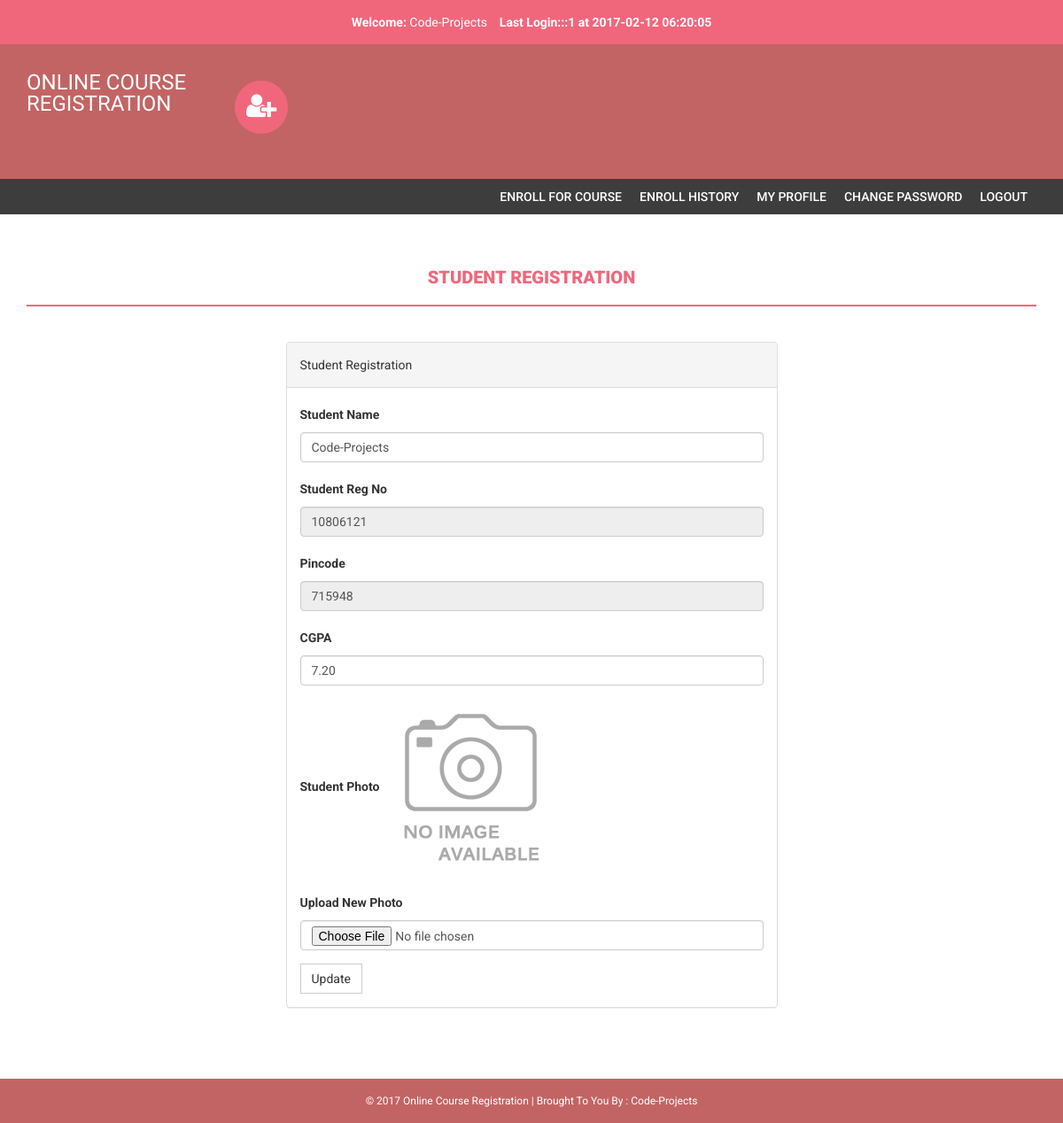
The page /my-profile.php (signed in) on the database its author committed.
### tables this page shows
CREATE TABLE IF NOT EXISTS `students` (
  `StudentRegno` varchar(255) NOT NULL,
  `studentPhoto` varchar(255) DEFAULT NULL,
  `password` varchar(255) NOT NULL,
  `studentName` varchar(255) NOT NULL,
  `pincode` varchar(255) NOT NULL,
  `session` varchar(255) NOT NULL,
  `department` varchar(255) NOT NULL,
  `semester` varchar(255) NOT NULL,
  `cgpa` decimal(10,2) NOT NULL,
  `creationdate` timestamp NOT NULL DEFAULT CURRENT_TIMESTAMP,
  `updationDate` varchar(255) NOT NULL
);

### my-profile.php (the view, shortened to what this page needs)
<?php
if(strlen($_SESSION['login'])==0)
    {
header('location:index.php');
}
else{
?>
<!DOCTYPE html>
<html xmlns="http://www.w3.org/1999/xhtml">
<head>
    <link href="assets/css/bootstrap.css" rel="stylesheet" />
    <link href="assets/css/font-awesome.css" rel="stylesheet" />
    <link href="assets/css/style.css" rel="stylesheet" />
</head>
<body>
<?php include('includes/header.php');?>
<?php if($_SESSION['login']!="")
{
 include('includes/menubar.php');
}
 ?>
    <div class="content-wrapper">
        <div class="container">
              <div class="row">
                    <div class="col-md-12">
                        <h1 class="page-head-line">Student Registration  </h1>
                    </div>
                </div>
                <div class="row" >
                  <div class="col-md-3"></div>
                    <div class="col-md-6">
                        <div class="panel panel-default">
                        <div class="panel-heading">
                          Student Registration
                        </div>
<?php $sql=mysql_query("select * from students where StudentRegno='".$_SESSION['login']."'");
while($row=mysql_fetch_array($sql))
{ ?>
                        <div class="panel-body">
                       <form name="dept" method="post" enctype="multipart/form-data">
   <div class="form-group">
    <label for="studentname">Student Name  </label>
    <input type="text" class="form-control" id="studentname" name="studentname" value="<?php echo htmlentities($row['studentName']);?>"  />
  </div>
 <div class="form-group">
    <label for="studentregno">Student Reg No   </label>
    <input type="text" class="form-control" id="studentregno" name="studentregno" value="<?php echo htmlentities($row['StudentRegno']);?>"  placeholder="Student Reg no" readonly />
  </div>
<div class="form-group">
    <label for="Pincode">Pincode  </label>
    <input type="text" class="form-control" id="Pincode" name="Pincode" readonly value="<?php echo htmlentities($row['pincode']);?>" required />
  </div>
<div class="form-group">
    <label for="CGPA">CGPA  </label>
    <input type="text" class="form-control" id="cgpa" name="cgpa"  value="<?php echo htmlentities($row['cgpa']);?>" required />
  </div>
<div class="form-group">
    <label for="Pincode">Student Photo  </label>
   <?php if($row['studentPhoto']==""){ ?>
   <img src="studentphoto/noimage.png" width="200" height="200"><?php } else {?>
   <img src="studentphoto/<?php echo htmlentities($row['studentPhoto']);?>" width="200" height="200">
   <?php } ?>
  </div>
<div class="form-group">
    <label for="Pincode">Upload New Photo  </label>
    <input type="file" class="form-control" id="photo" name="photo"  value="<?php echo htmlentities($row['studentPhoto']);?>" />
  </div>
  <?php } ?>
 <button type="submit" name="submit" id="submit" class="btn btn-default">Update</button>
</form>
                            </div>
                            </div>
                    </div>
                </div>
            </div>
        </div>
  <?php include('includes/footer.php');?>
</body>
</html>
<?php } ?>

### includes/header.php (shortened to what this page needs)
<?php if($_SESSION['login']!="")
{?>
<header>
        <div class="container">
            <div class="row">
                <div class="col-md-12">
                    <strong>Welcome: </strong><?php echo htmlentities($_SESSION['sname']);?>
                    <strong>Last Login:<?php
        $ret=mysql_query("SELECT  * from userlog where studentRegno='".$_SESSION['login']."' order by id desc limit 1,1");
                    $row=mysql_fetch_array($ret);
                    echo $row['userip']; ?> at <?php echo $row['loginTime'];?></strong>
                </div>
            </div>
        </div>
    </header>
    <?php } ?>
    <div class="navbar navbar-inverse set-radius-zero">
        <div class="container">
            <div class="navbar-header">
                <a class="navbar-brand" href="#" style="color:#fff; font-size:24px;4px; line-height:24px; ">
                   ONLINE COURSE   REGISTRATION
                </a>
            </div>
            <div class="left-div">
                <i class="fa fa-user-plus login-icon" ></i>
        </div>
            </div>
        </div>

### assets/css/style.css (style rules this page uses)
body { font-family: 'Roboto', sans-serif; line-height: 30px; }
.set-radius-zero { border-radius: 0px; -moz-border-radius: 0px; -webkit-border-radius: 0px; }
.content-wrapper { margin-top: 40px; min-height: 600px; padding-bottom: 60px; }
.page-head-line { font-weight: 900; padding-bottom: 20px; border-bottom: 2px solid #F0677C; text-transform: uppercase; color: #F0677C; font-size: 20px; margin-bottom: 40px; }
.btn { border-radius: 0px; -webkit-border-radius: 0px; -moz-border-radius: 0px; }
.login-icon { height: 60px; width: 60px; padding: 13px; border-radius: 50%; font-size: 30px; margin-bottom: 20px; color: #fff; text-align: center; cursor:pointer; background-color:#F0677C; -webkit-border-radius:50%; -moz-border-radius:50%; }
header { background-color: #F0677C; color: #fff; padding: 10px; text-align: right; }
.left-div { padding-left: 30px; margin-top: 40px; margin-bottom: 30px; }
.navbar-brand { width: 250px; padding-top: 30px; }
.navbar-inverse { background-color: #C36464; border-color: transparent; }
.navbar { margin-bottom: 0px; }

### includes/footer.php (style rules this page uses)
.col-md-12 { text-align: center; }

### rows shown on the page
students: studentname "Code-Projects", studentregno "10806121", Pincode "715948", cgpa "7.20"

### other values the page prints
$_SESSION['sname'] "Code-Projects"
$row['userip'] "::1"
$row['loginTime'] "2017-02-12 06:20:05"
